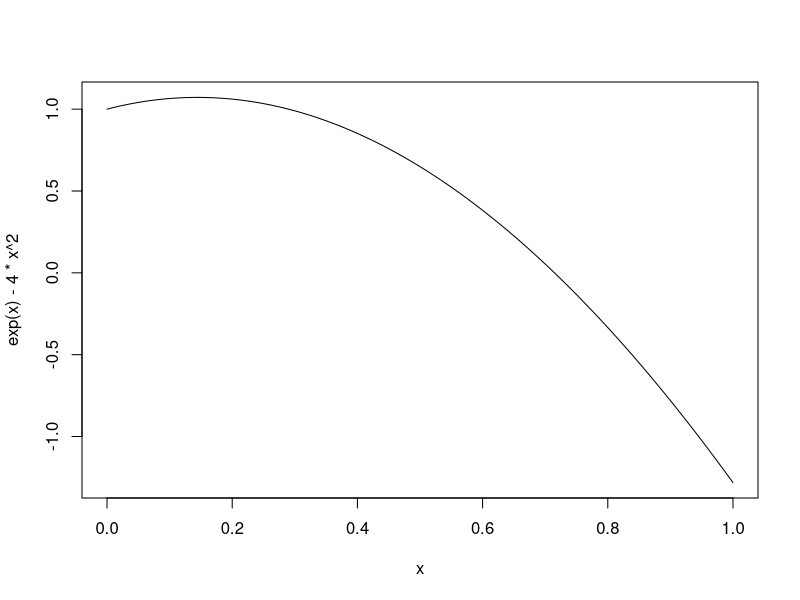
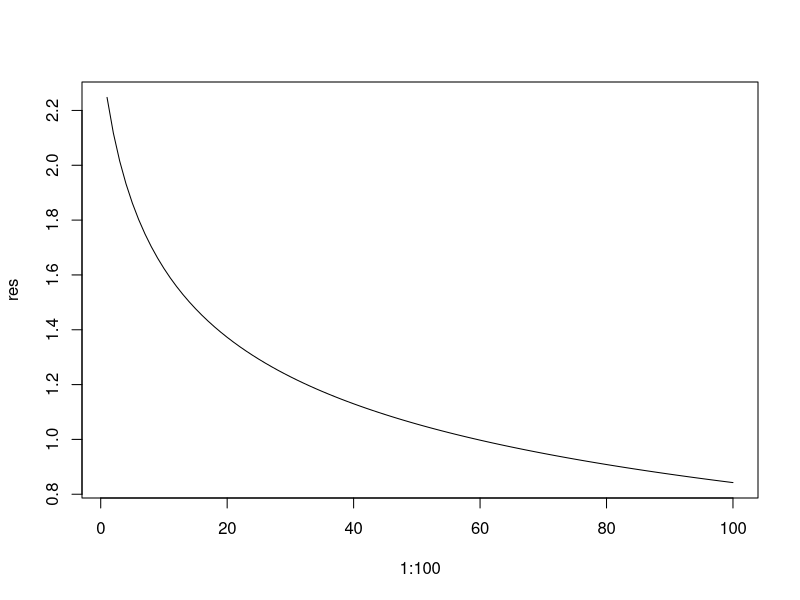

These figures' R source, in order:
#question-1
A <- matrix(nrow=3, data=c(1,6,-2,2,4,1,3,1,-1))
B <- matrix(nrow = 3, data=c(1,2,-3,4,5,6,7,8,9))
solve(A)
t(A)
A%*%B
eigen(A)
e <- eigen(A)
A%*%e$vectors[,1]
e$values[1]*e$vectors[,1]
#question-2
A <- matrix(nrow = 4, data = c(0,0.9775,0,0,0.0043,0.9111,0.0736,0,0.1132,0,0.9534,0.0452,0,0,0,0.9804))
eigen(A)
T <- A
T[1,] <- 0
N <- solve(diag(4)-T)
N
T
#question-3
root <- uniroot(f=function(x) exp(x)-4*x^2,interval = c(0,1))
root
curve(exp(x)-4*x^2,0,1)
#question-4
res <- vector()
for(x in 1:100){
  res[x]<-uniroot(f=function(y) y*(3+x)*(1+y)^4-1000,c(-1000,1000))
}
plot(1:100,res,type = "l")
